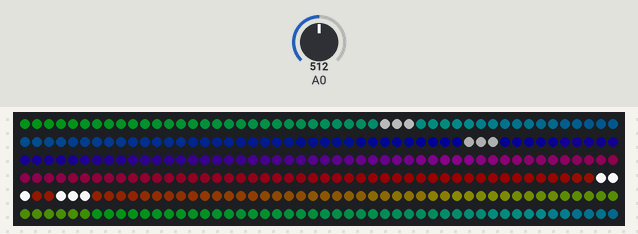
Simulated run of this sketch. Board: Arduino Uno, built with avr-gcc and run on an emulated ATmega328P. Shown: 300 RGB LEDs in strip order, left to right, continuing on the next row. The inputs (shaded band) are chosen by the test bench; at power-on: A0 = 512. Dim RGB values are drawn brighter than linear; random numbers use the default seed unless the sketch sets one.

Above: at 10.8 s.
10.9 s: A0 set to 716
At 12.27 s:
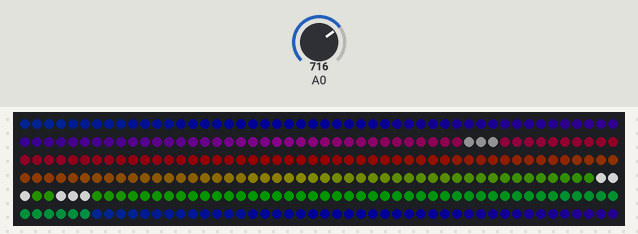
20.9 s: A0 set to 900
At 30.52 s:
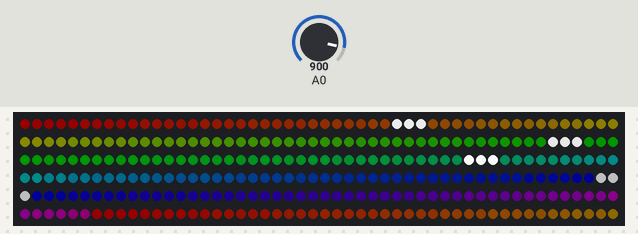
32.5 s: A0 set to 1023
At 41.94 s:
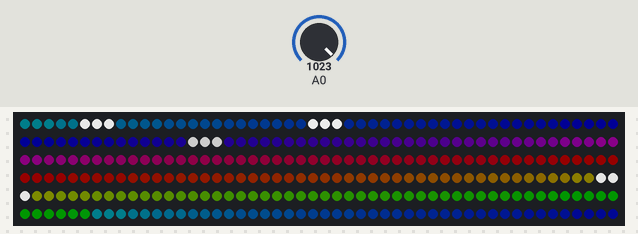

The sketch:

rainbow_cloud.ino
```cpp
#include <TimedAction.h>

#include <Adafruit_NeoPixel.h>
#ifdef __AVR__
  #include <avr/power.h>
#endif

#define PIN 7
#define NUM_PIXELS 300
#define NUM_TWINKLES 4
// Parameter 1 = number of pixels in strip
// Parameter 2 = Arduino pin number (most are valid)
// Parameter 3 = pixel type flags, add together as needed:
//   NEO_KHZ800  800 KHz bitstream (most NeoPixel products w/WS2812 LEDs)
//   NEO_KHZ400  400 KHz (classic 'v1' (not v2) FLORA pixels, WS2811 drivers)
//   NEO_GRB     Pixels are wired for GRB bitstream (most NeoPixel products)
//   NEO_RGB     Pixels are wired for RGB bitstream (v1 FLORA pixels, not v2)
//   NEO_RGBW    Pixels are wired for RGBW bitstream (NeoPixel RGBW products)
Adafruit_NeoPixel strip = Adafruit_NeoPixel(NUM_PIXELS, PIN, NEO_GRB + NEO_KHZ800);

// IMPORTANT: To reduce NeoPixel burnout risk, add 1000 uF capacitor across
// pixel power leads, add 300 - 500 Ohm resistor on first pixel's data input
// and minimize distance between Arduino and first pixel.  Avoid connecting
// on a live circuit...if you must, connect GND first.


uint8_t twinkles [NUM_TWINKLES][4];
uint16_t first_color;
int counter = 0;

// Input a value 0 to 255 to get a color value.
// The colours are a transition r - g - b - back to r.
uint32_t Wheel(byte WheelPos) {
  WheelPos = 255 - WheelPos;
  uint8_t darkness = 12;
  if(WheelPos < 85) {
    return strip.Color((255 - WheelPos * 3)/darkness, 0, (WheelPos * 3)/darkness);
  }
  if(WheelPos < 170) {
    WheelPos -= 85;
    return strip.Color(0, (WheelPos * 3)/darkness, (255 - WheelPos * 3)/darkness);
  }
  WheelPos -= 170;
  return strip.Color((WheelPos * 3)/darkness, (255 - WheelPos * 3)/darkness, 0);
}

void updateTwinkle(){
  uint8_t i,j;
  for(j=0;j < NUM_TWINKLES; j++){
    for(i=twinkles[j][0];i<=(twinkles[j][0] + 2); i++){
      strip.setPixelColor(i, strip.Color(twinkles[j][2],twinkles[j][2],twinkles[j][2]));
    }
    twinkles[j][2] = twinkles[j][2] + twinkles[j][3];
    if(twinkles[j][2] >= 255){
      twinkles[j][2] = 255;
      twinkles[j][3] = twinkles[j][3] * -1;
    }

    if(twinkles[j][2] <= 0){
      twinkles[j][2] = 0;
      twinkles[j][3] = twinkles[j][3] * -1;
    }
  }
}

void updateTwinkleLocation(){
  uint8_t i;
  for(i=0; i < NUM_TWINKLES; i++){
    if( random(0,10) == 0){
      twinkles[i][0] = random(0, NUM_PIXELS-3);
    }
  }
}

void updateRainbow() {
  first_color = (first_color + 1) & 255;

  uint16_t i;
  // Update all the lights to be a rainbow starting at this color.
  for(i=0; i< strip.numPixels(); i++) {
    strip.setPixelColor(i, Wheel(((i * 256 / strip.numPixels()) + first_color) & 255));
  }
}

void reseedRandom(){
    randomSeed(analogRead(0));
}

TimedAction ta_updateTwinkle = TimedAction(10, updateTwinkle);
TimedAction ta_updateRainbow = TimedAction(10, updateRainbow);
TimedAction ta_updateTwinkleLocation = TimedAction(1000, updateTwinkleLocation);
TimedAction ta_reseedRandom = TimedAction(10000, reseedRandom);


void setup() {
  strip.begin();
  strip.clear();
  strip.show(); // Initialize all pixels to 'off'

  randomSeed(analogRead(0));

   for(uint8_t i=0; i < NUM_TWINKLES; i++){
    twinkles[i][0] = random(0,NUM_PIXELS - 3);
    twinkles[i][2] = random(0,255);
    twinkles[i][3] = random(1,5);
   }
}


void loop() {
//  strip.setBrightness(10);

  // Setup standard rainbow
  ta_updateRainbow.check();
  ta_updateTwinkle.check();
  ta_updateTwinkleLocation.check();
  ta_reseedRandom.check();
  strip.show();
}
```
